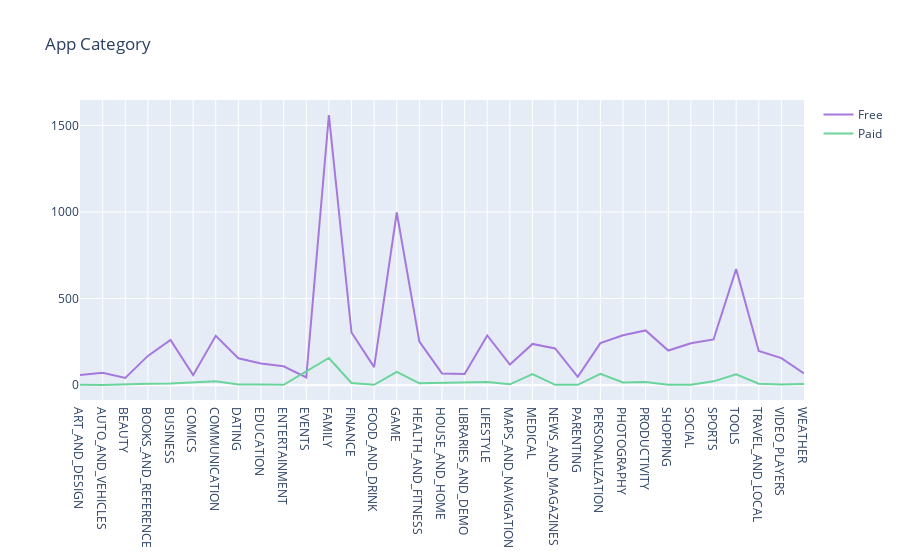

Notebook cell for this chart:
### Code cell
col='Category'
v1=d1[col].value_counts().reset_index()
v1=v1.rename(columns={col:'count','index':col})
v1['percent']=v1['count'].apply(lambda x : 100*x/sum(v1['count']))
v1=v1.sort_values(col)
v2=d2[col].value_counts().reset_index()
v2=v2.rename(columns={col:'count','index':col})
v2['percent']=v2['count'].apply(lambda x : 100*x/sum(v2['count']))
v2=v2.sort_values(col)
trace1 = go.Scatter(x=v1[col], y=v1["count"], name="Free", marker=dict(color="#a678de"))
trace2 = go.Scatter(x=v2[col], y=v2["count"], name="Paid", marker=dict(color="#6ad49b"))
y = [trace1, trace2]
layout={'title':"App Category"}
fig = go.Figure(data=y, layout=layout)
iplot(fig)

### Figure 1 — Plotly figure (JSON) as saved in the notebook; plotly's stock layout.template omitted (floating-point values rounded to 4 significant figures)
{"data": [{"marker": {"color": "#a678de"}, "name": "Free", "type": "scatter", "x": ["ART_AND_DESIGN", "AUTO_AND_VEHICLES", "BEAUTY", "BOOKS_AND_REFERENCE", "BUSINESS", "COMICS", "COMMUNICATION", "DATING", "EDUCATION", "ENTERTAINMENT", "EVENTS", "FAMILY", "FINANCE", "FOOD_AND_DRINK", "GAME", "HEALTH_AND_FITNESS", "HOUSE_AND_HOME", "LIBRARIES_AND_DEMO", "LIFESTYLE", "MAPS_AND_NAVIGATION", "MEDICAL", "NEWS_AND_MAGAZINES", "PARENTING", "PERSONALIZATION", "PHOTOGRAPHY", "PRODUCTIVITY", "SHOPPING", "SOCIAL", "SPORTS", "TOOLS", "TRAVEL_AND_LOCAL", "VIDEO_PLAYERS", "WEATHER"], "y": [58, 72, 42, 169, 261, 58, 285, 155, 125, 109, 45, 1560, 304, 104, 997, 251, 68, 64, 287, 119, 238, 212, 48, 243, 288, 316, 200, 242, 264, 670, 197, 156, 68]}, {"marker": {"color": "#6ad49b"}, "name": "Paid", "type": "scatter", "x": ["ART_AND_DESIGN", "AUTO_AND_VEHICLES", "BOOKS_AND_REFERENCE", "BUSINESS", "COMMUNICATION", "DATING", "EDUCATION", "ENTERTAINMENT", "FAMILY", "FINANCE", "FOOD_AND_DRINK", "GAME", "HEALTH_AND_FITNESS", "LIFESTYLE", "MAPS_AND_NAVIGATION", "MEDICAL", "NEWS_AND_MAGAZINES", "PARENTING", "PERSONALIZATION", "PHOTOGRAPHY", "PRODUCTIVITY", "SHOPPING", "SOCIAL", "SPORTS", "TOOLS", "TRAVEL_AND_LOCAL", "VIDEO_PLAYERS", "WEATHER"], "y": [3, 1, 8, 9, 22, 4, 4, 2, 157, 13, 2, 77, 11, 18, 5, 64, 2, 2, 65, 16, 18, 2, 2, 22, 63, 8, 4, 7]}], "layout": {"title": {"text": "App Category"}}}
